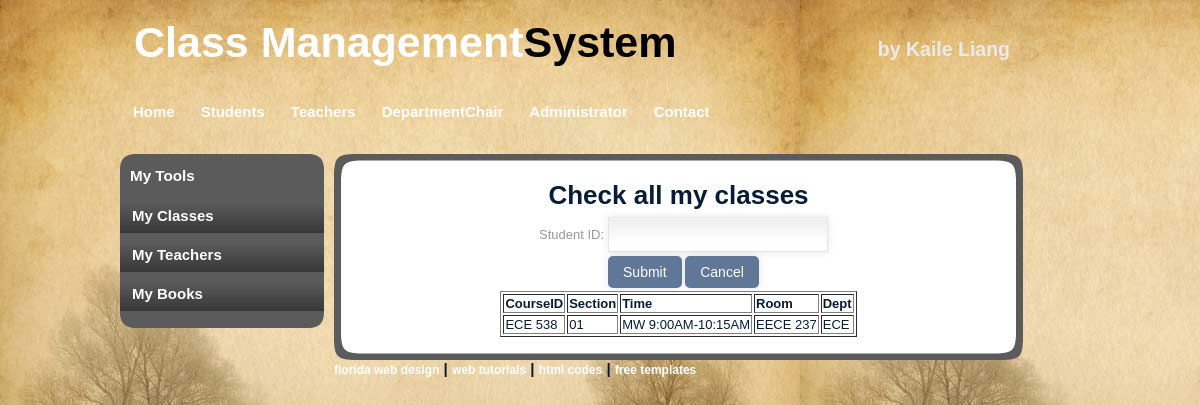
The page /stu_myclass.php?sid=3 on the database its author committed.
### tables this page shows
CREATE TABLE IF NOT EXISTS `HaveClass` (
  `student_id` int(11) NOT NULL DEFAULT '0',
  `course_id` varchar(48) NOT NULL DEFAULT '',
  `section` varchar(48) NOT NULL DEFAULT '',
  PRIMARY KEY (`student_id`,`course_id`,`section`)
);

CREATE TABLE IF NOT EXISTS `Courses` (
  `course_id` varchar(48) NOT NULL DEFAULT '',
  `section` varchar(48) NOT NULL DEFAULT '',
  `prerequisities` varchar(48) DEFAULT NULL,
  `time` varchar(48) NOT NULL,
  `room` varchar(48) NOT NULL,
  `course_name` varchar(124) NOT NULL,
  `dept_name` varchar(48) NOT NULL,
  PRIMARY KEY (`course_id`,`section`),
  KEY `course_room` (`room`),
  KEY `course_dept` (`dept_name`)
);

### config/config.php (called while the page is built, shortened)
<?php
class Database
{
  public function __construct()
  {
    $this->con=mysql_connect(DOMAIN, DB_USER, PASSWORD);
  }
  public function query($sql)
  {
    $r = mysql_query($sql);
    return $r;
  }
}
?>

### stu_myclass.php (the view, shortened to what this page needs)
<?php include("include/header.php"); ?>
<div id="leftmenu">
  <div id="leftmenu_top"></div>
  <div id="leftmenu_main">
    <h3>My Tools</h3>
    <ul>
      <li><a href="stu_myclass.php">My Classes</a></li>
      <li><a href="stu_myteacher.php">My Teachers</a></li>
      <li><a href="stu_mybook.php">My Books </a></li>
    </ul>
  </div>
  <div id="leftmenu_bottom"></div>
</div>
<div id="content">
  <div id="content_top"></div>
  <div id="content_main">
    <table>
    <tr>
    <td><h1> Check all my classes</h1> </td>
    </tr> </table>
    <form action="stu_myclass.php" method ="get">
   <table><tr><td>
	<p class="form">
	  <label for="sid">Student ID: </label> </td>
<td>	    <input type="text" name="sid" /></td>
	</tr>
     <td></td>
     <td>
	<p class="submit">
	  <input type="submit" value="Submit"/>
	  <input type="reset" value="Cancel"/>
	</p>
	</td></table>
    </form>
   <?php
   $id = $_GET["sid"];
if($id)
  {
    $sql = "SELECT course_id,section, time,room,dept_name
	       FROM HaveClass natural join Courses WHERE student_id ='".$id."'";
    $result = $db->query($sql);
    if($result)
      {
	echo "<table border='1'>
	     <tr>
	       <th>CourseID</th>
	       <th>Section</th>
	       <th>Time</th>
	       <th>Room</th>
	       <th>Dept</th>
	     </tr>";
	while($row = mysql_fetch_array($result))
	  {
	    echo "<tr>";
	    echo "<td>" . $row['course_id'] . "</td>";
	    echo "<td>" . $row['section'] . "</td>";
	    echo "<td>" . $row['time'] . "</td>";
	    echo "<td>" . $row['room'] . "</td>";
	    echo "<td>" . $row['dept_name'] . "</td>";
	    echo "</tr>";
	  }
	echo "</table>";
      }
  }
?>
    </div>
    <?php include("include/footer.php"); ?>

### css/style.css (style rules this page uses)
body { margin: 0; padding: 0; text-align: left; font: 12px Arial, Helvetica, sans-serif; font-size: 13px; color: #061C37; background: #CCCCCC; background-image:url(../images/background.jpg); background-repeat:repeat-x; }
* { margin: 0 auto 0 auto; text-align:left; }
#leftmenu { margin-top:15px; width:204px; float:left; }
#leftmenu_top { width:204px; height:13px; background-image:url(../images/leftmenu_top.png); }
#leftmenu_bottom { width:204px; height:13px; background-image:url(../images/leftmenu_bottom.png); }
#leftmenu_main { width:204px; height:auto; background-color:#5B5B5B; }
#leftmenu_main ul { list-style: none; padding: 0px; width:204px; }
#leftmenu_main h3 { list-style: none; padding: 0px; width:204px; color:#FFFFFF; padding-left:10px; padding-bottom:14px; }
#leftmenu_main ul li { list-style: none; padding: 0px; width:204px; text-align:left; }
#leftmenu_main ul li a, #leftmenu_main ul li a:visited { display:block; list-style: none; padding: 0px; width:192px; padding-left:12px; padding-top:4px; height:30px; text-align:left; background-image:url(../images/leftmenu_link.png); background-repeat:repeat-x; margin-top:5px; color:#FFFFFF; text-decoration:none; font-size:15px; font-weight:bold; }
#content { display:block; float:left; width:689px; height:auto; padding-left:10px; padding-top:15px; padding-right:10px; padding-bottom:5px; }
#content_top { background-image:url(../images/main_top.png); background-repeat:no-repeat; width:689px; height:23px; }
#content_main { background-image:url(../images/main_back.png); background-repeat:repeat-y; width:659px; padding-left:15px; padding-right:15px; }
html, body { text-align: center; }
p { text-align: left; }

### css/formstyle.css (style rules this page uses)
input, textarea { padding: 9px; border: solid 1px #E5E5E5; outline: 0; font: normal 13px/100% Verdana, Tahoma, sans-serif; width: 200px; background: #FFFFFF url('bg_form.png') left top repeat-x; background: -webkit-gradient(linear, left top, left 25, from(#FFFFFF), color-stop(4%, #EEEEEE), to(#FFFFFF)); background: -moz-linear-gradient(top, #FFFFFF, #EEEEEE 1px, #FFFFFF 25px); box-shadow: rgba(0,0,0, 0.1) 0px 0px 8px; -moz-box-shadow: rgba(0,0,0, 0.1) 0px 0px 8px; -webkit-box-shadow: rgba(0,0,0, 0.1) 0px 0px 8px; }
.form label { margin-left: 10px; color: #999999; }
.submit input { width: auto; padding: 9px 15px; background: #617798; border: 0; font-size: 14px; color: #FFFFFF; -moz-border-radius: 5px; -webkit-border-radius: 5px; }

### rows shown on the page
haveclass: course "ECE 538", section "01", courses.time "MW 9:00AM-10:15AM", courses.room "EECE 237", courses.dept_name "ECE"
